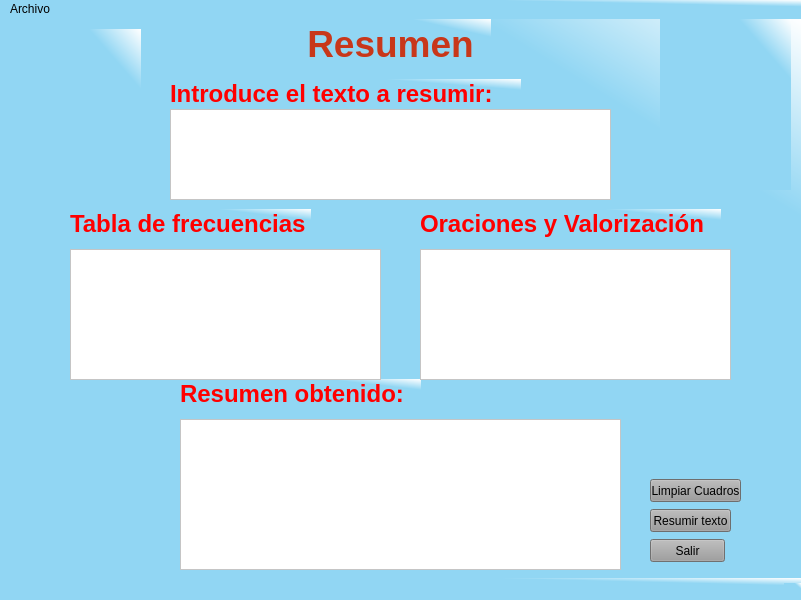
<?xml version="1.0" encoding="UTF-8"?>
<ui version="4.0">
 <class>MainWindow</class>
 <widget class="QMainWindow" name="MainWindow">
  <property name="geometry">
   <rect>
    <x>0</x>
    <y>0</y>
    <width>801</width>
    <height>600</height>
   </rect>
  </property>
  <property name="minimumSize">
   <size>
    <width>801</width>
    <height>600</height>
   </size>
  </property>
  <property name="maximumSize">
   <size>
    <width>801</width>
    <height>600</height>
   </size>
  </property>
  <property name="windowTitle">
   <string>MainWindow</string>
  </property>
  <property name="styleSheet">
   <string notr="true">background-color: qlineargradient(spread:pad, x1:0, y1:0, x2:1, y2:0, stop:0 rgba(145, 214, 243, 255), stop:1 rgba(255, 255, 255, 255));
background-color: qlineargradient(spread:pad, x1:0.824, y1:0.198864, x2:1, y2:0, stop:0 rgba(145, 214, 243, 255), stop:1 rgba(255, 255, 255, 255));</string>
  </property>
  <widget class="QWidget" name="centralwidget">
   <widget class="QPushButton" name="pushButton_Salir">
    <property name="geometry">
     <rect>
      <x>650</x>
      <y>520</y>
      <width>75</width>
      <height>23</height>
     </rect>
    </property>
    <property name="styleSheet">
     <string notr="true">background-color: rgb(157, 157, 157);</string>
    </property>
    <property name="text">
     <string>Salir</string>
    </property>
   </widget>
   <widget class="QPushButton" name="pushButton_Obtemer_Resumen">
    <property name="geometry">
     <rect>
      <x>650</x>
      <y>490</y>
      <width>81</width>
      <height>23</height>
     </rect>
    </property>
    <property name="styleSheet">
     <string notr="true">background-color: rgb(154, 154, 154);</string>
    </property>
    <property name="text">
     <string>Resumir texto</string>
    </property>
   </widget>
   <widget class="QLabel" name="label_TextoIntroduce_Texto">
    <property name="geometry">
     <rect>
      <x>170</x>
      <y>60</y>
      <width>351</width>
      <height>31</height>
     </rect>
    </property>
    <property name="text">
     <string>&lt;html&gt;&lt;head/&gt;&lt;body&gt;&lt;p&gt;&lt;span style=&quot; font-size:18pt; font-weight:600; color:#ff0000;&quot;&gt;Introduce el texto a resumir:&lt;/span&gt;&lt;/p&gt;&lt;/body&gt;&lt;/html&gt;</string>
    </property>
   </widget>
   <widget class="QLabel" name="label_Resumen_Obtenido">
    <property name="geometry">
     <rect>
      <x>180</x>
      <y>360</y>
      <width>241</width>
      <height>31</height>
     </rect>
    </property>
    <property name="text">
     <string>&lt;html&gt;&lt;head/&gt;&lt;body&gt;&lt;p&gt;&lt;span style=&quot; font-size:18pt; font-weight:600; color:#ff0000;&quot;&gt;Resumen obtenido:&lt;/span&gt;&lt;/p&gt;&lt;/body&gt;&lt;/html&gt;</string>
    </property>
   </widget>
   <widget class="QTextEdit" name="textEdit_Entrada_de_texto">
    <property name="geometry">
     <rect>
      <x>170</x>
      <y>90</y>
      <width>441</width>
      <height>91</height>
     </rect>
    </property>
    <property name="styleSheet">
     <string notr="true">background-color: rgb(255, 255, 255);</string>
    </property>
   </widget>
   <widget class="QTextEdit" name="textEdit_Salida_Resumen_Obtenido">
    <property name="geometry">
     <rect>
      <x>180</x>
      <y>400</y>
      <width>441</width>
      <height>151</height>
     </rect>
    </property>
    <property name="styleSheet">
     <string notr="true">background-color: rgb(255, 255, 255);</string>
    </property>
    <property name="readOnly">
     <bool>false</bool>
    </property>
   </widget>
   <widget class="QTextEdit" name="textEdit_Salida_Tabla_Frecuencias">
    <property name="geometry">
     <rect>
      <x>70</x>
      <y>230</y>
      <width>311</width>
      <height>131</height>
     </rect>
    </property>
    <property name="styleSheet">
     <string notr="true">background-color: rgb(255, 255, 255);</string>
    </property>
    <property name="readOnly">
     <bool>false</bool>
    </property>
   </widget>
   <widget class="QLabel" name="label_Texto_Tabla_fr">
    <property name="geometry">
     <rect>
      <x>70</x>
      <y>190</y>
      <width>241</width>
      <height>31</height>
     </rect>
    </property>
    <property name="text">
     <string>&lt;html&gt;&lt;head/&gt;&lt;body&gt;&lt;p&gt;&lt;span style=&quot; font-size:18pt; font-weight:600; color:#ff0000;&quot;&gt;Tabla de frecuencias&lt;/span&gt;&lt;/p&gt;&lt;/body&gt;&lt;/html&gt;</string>
    </property>
   </widget>
   <widget class="QLabel" name="label_titulo">
    <property name="geometry">
     <rect>
      <x>290</x>
      <y>0</y>
      <width>201</width>
      <height>51</height>
     </rect>
    </property>
    <property name="text">
     <string>&lt;html&gt;&lt;head/&gt;&lt;body&gt;&lt;p align=&quot;center&quot;&gt;&lt;span style=&quot; font-size:28pt; font-weight:600; color:#c8371a;&quot;&gt;Resumen&lt;/span&gt;&lt;/p&gt;&lt;/body&gt;&lt;/html&gt;</string>
    </property>
   </widget>
   <widget class="QLabel" name="label_escudo_unam">
    <property name="geometry">
     <rect>
      <x>10</x>
      <y>10</y>
      <width>131</width>
      <height>171</height>
     </rect>
    </property>
    <property name="styleSheet">
     <string notr="true">border-image: url(:/escudoUnam/Imagenes/ImagenesSesion/unam.png);</string>
    </property>
    <property name="text">
     <string/>
    </property>
   </widget>
   <widget class="QLabel" name="label_escudo_fi">
    <property name="geometry">
     <rect>
      <x>660</x>
      <y>0</y>
      <width>131</width>
      <height>171</height>
     </rect>
    </property>
    <property name="styleSheet">
     <string notr="true">border-image: url(:/escudofi/Imagenes/InterfazPrincipal/escudo_fi_color.png);</string>
    </property>
    <property name="text">
     <string/>
    </property>
   </widget>
   <widget class="QTextEdit" name="textEdit_Salida_Organizacion_Valorizacion">
    <property name="geometry">
     <rect>
      <x>420</x>
      <y>230</y>
      <width>311</width>
      <height>131</height>
     </rect>
    </property>
    <property name="styleSheet">
     <string notr="true">background-color: rgb(255, 255, 255);</string>
    </property>
    <property name="readOnly">
     <bool>false</bool>
    </property>
   </widget>
   <widget class="QLabel" name="label_Texto_Org_Y_Valorizacion">
    <property name="geometry">
     <rect>
      <x>420</x>
      <y>190</y>
      <width>301</width>
      <height>31</height>
     </rect>
    </property>
    <property name="text">
     <string>&lt;html&gt;&lt;head/&gt;&lt;body&gt;&lt;p&gt;&lt;span style=&quot; font-size:18pt; font-weight:600; color:#ff0000;&quot;&gt;Oraciones y Valorización&lt;/span&gt;&lt;/p&gt;&lt;/body&gt;&lt;/html&gt;</string>
    </property>
   </widget>
   <widget class="QPushButton" name="pushButton_Limpiar_cuadros">
    <property name="geometry">
     <rect>
      <x>650</x>
      <y>460</y>
      <width>91</width>
      <height>23</height>
     </rect>
    </property>
    <property name="styleSheet">
     <string notr="true">background-color: rgb(154, 154, 154);</string>
    </property>
    <property name="text">
     <string>Limpiar Cuadros</string>
    </property>
   </widget>
  </widget>
  <widget class="QMenuBar" name="menubar">
   <property name="geometry">
    <rect>
     <x>0</x>
     <y>0</y>
     <width>801</width>
     <height>21</height>
    </rect>
   </property>
   <widget class="QMenu" name="menuArchivo">
    <property name="title">
     <string>Archivo</string>
    </property>
   </widget>
   <addaction name="menuArchivo"/>
  </widget>
  <widget class="QStatusBar" name="statusbar"/>
 </widget>
 <resources>
  <include location="../Logos/LogoVentanaInicio/LogoEscudoFi.qrc"/>
  <include location="../Logos/LogoVentanaInicio/LogoEscudoUNAM.qrc"/>
 </resources>
 <connections>
  <connection>
   <sender>pushButton_Salir</sender>
   <signal>clicked()</signal>
   <receiver>MainWindow</receiver>
   <slot>close()</slot>
   <hints>
    <hint type="sourcelabel">
     <x>532</x>
     <y>488</y>
    </hint>
    <hint type="destinationlabel">
     <x>554</x>
     <y>367</y>
    </hint>
   </hints>
  </connection>
 </connections>
</ui>
